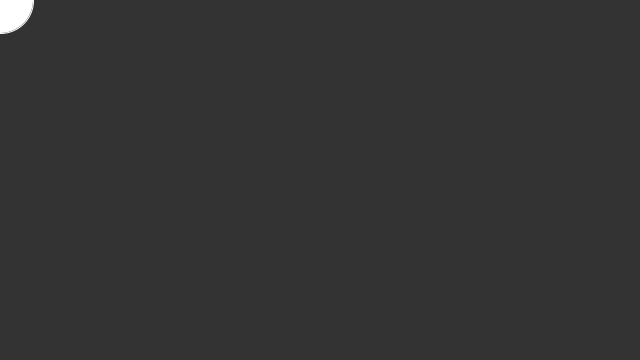
Frame 1 (no input)
Frame 60 (the mouse pressed at the canvas centre just before this capture): identical to frame 1, image omitted
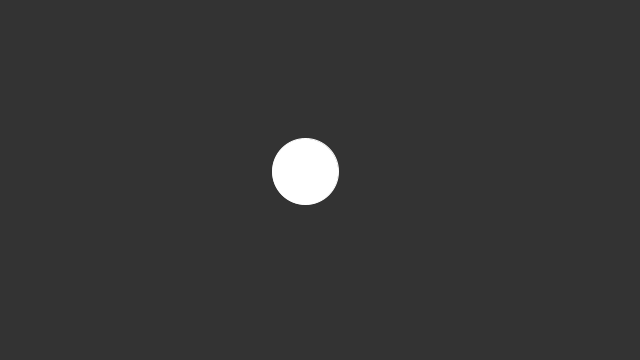
Frame 120 (the mouse held since frame 60 and released just before this capture)

The Processing sketch that drew these frames (run headless with seeded random() and noise(); from frame 60 on, the mouse is pressed at the canvas centre):

// Processing sketch: project_space
// ── project_space.pde
float x;
float y;
float cx;
float cy;

void setup() {
  size(640, 360); 
  noStroke();  
}

void draw() { 
  background(51);
  
  // lerp() calculates a number between two numbers at a specific increment. 
  // The amt parameter is the amount to interpolate between the two values 
  // where 0.0 equal to the first point, 0.1 is very near the first point, 0.5 
  // is half-way in between, etc.  
  
  if(mousePressed)
  {
    cx=mouseX;
    cy=mouseY;
  }
   // Here we are moving 5% of the way to the mouse location each frame
   x = lerp(x, cx, 0.05);
   y = lerp(y, cy, 0.05);
  
  fill(255);
  stroke(255);
  ellipse(x, y, 66, 66);
}
